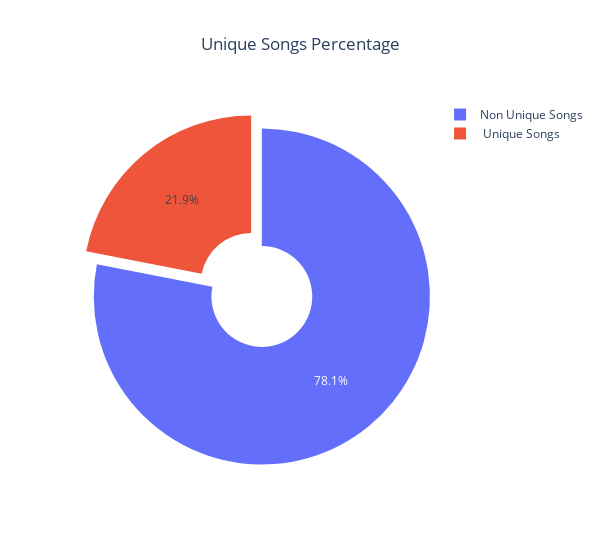

Notebook code for this chart:
### Code cell
import plotly.graph_objs as go

unique_songs_list = np.array([unique_songs, total_songs-unique_songs])
unique_songs_list_labels = [" Unique Songs", "Non Unique Songs"]

fig = go.Figure(data=[go.Pie(labels=unique_songs_list_labels, values=unique_songs_list, 
                             hole=.3, pull=[0.05, 0.05])])

fig.update_layout(title="Unique Songs Percentage", title_x=0.5, width=600)

fig.show()

### Figure 1 — Plotly figure (JSON) as saved in the notebook; plotly's stock layout.template omitted (floating-point values rounded to 4 significant figures)
{"data": [{"hole": 0.3, "labels": [" Unique Songs", "Non Unique Songs"], "pull": [0.05, 0.05], "type": "pie", "values": [637, 2269]}], "layout": {"title": {"text": "Unique Songs Percentage", "x": 0.5}, "width": 600}}
